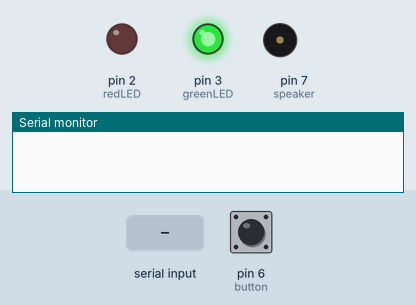
Bench run of a sketch on a simulated Arduino Uno, built with avr-gcc and run on an emulated ATmega328P. Shown: output pins drawn as LEDs (lit = HIGH), buzzer (waves = sounding), the last lines printed to the serial monitor. Inputs (shaded band) come from the test bench; at power-on: pin 6 (button) LOW. Random numbers use the default seed unless the sketch sets one.

Above: at 1.2 s.
1.3 s: "G" received over Serial
At 2.0 s:
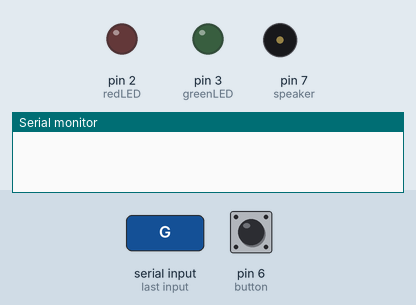
4.3 s: "R" received over Serial
At 5.7 s:
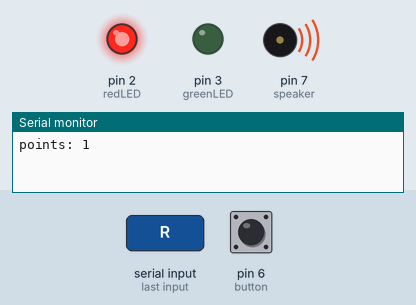
7.3 s: "1" received over Serial
At 10.0 s:
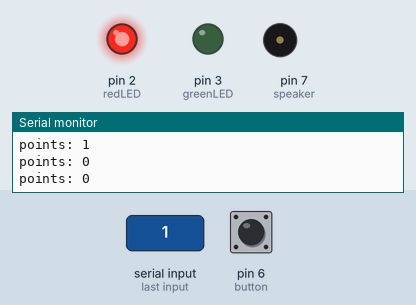
10.3 s: "0" received over Serial
At 11.1 s:
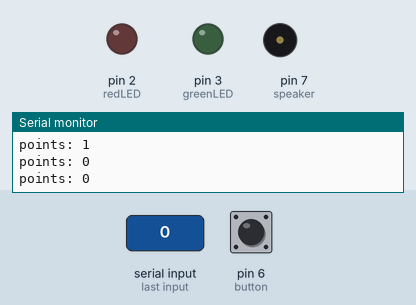
Timing chart, 0 to 14.1 s (numbered marks = the images above; inputs shaded):
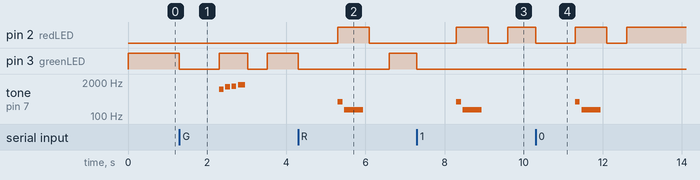

Measured:
- after the input at 1.3 s, pin 3 (greenLED): HIGH → LOW at once, → HIGH 1.0 s later, → LOW 0.72 s later, → HIGH 0.50 s later; tone on pin 7 (speaker): plays 1047 Hz for 0.12 s, 1319 Hz for 0.12 s, 1397 Hz for 0.12 s, 1568 Hz for 0.18 s, starting after 1.0 s
- after the input at 4.3 s, pin 2 (redLED): LOW → HIGH after 1.0 s, → LOW 0.80 s later; pin 3 (greenLED): HIGH → LOW at once, → HIGH 2.3 s later; tone on pin 7 (speaker): silent → 349 Hz after 1.0 s, → silent 0.12 s later, → 175 Hz 0.04 s later, → silent 0.48 s later
- after the input at 7.3 s, pin 2 (redLED): LOW → HIGH after 1.0 s, → LOW 0.80 s later, → HIGH 0.50 s later; pin 3 (greenLED): HIGH → LOW at once; tone on pin 7 (speaker): silent → 349 Hz after 1.0 s, → silent 0.12 s later, → 175 Hz 0.04 s later, → silent 0.48 s later
- after the input at 10.3 s, pin 2 (redLED): HIGH → LOW at once, → HIGH 1.0 s later, → LOW 0.80 s later, → HIGH 0.50 s later; tone on pin 7 (speaker): silent → 349 Hz after 1.0 s, → silent 0.12 s later, → 175 Hz 0.04 s later, → silent 0.48 s later

The sketch:

SC_Controller.ino
```cpp
#include "pitches.h"
#include "tunes.h"

#define speaker 7

#define greenLED 3
#define redLED 2
#define button 6

#define dutyCycle 5
#define stoplightDelay 50
#define stoplightDelay 50

int ranVal;

int resetSignal = 0;
int points = 0;

char message = ' ';
char Signal = ' ';

//TODO:
//impliment PWM for LEDs to lower brightness
//impliment UART communication
//impliment input reactions


void setup() {
  // put your setup code here, to run once:
  pinMode(greenLED, OUTPUT);
  pinMode(redLED, OUTPUT);
  pinMode(button, INPUT);
  Serial.begin(9600);

}

void loop() {
  // put your main code here, to run repeatedly:

  //int brightness = map(dutyCycle, 0, 100, 0, 255);

  resetSignal = digitalRead(button);


  if(resetSignal)
  {
    Serial.println("reset");
  }

  ranVal = random(2);

  if(ranVal){
    Signal = 'G';
  }else{
    Signal = 'R';
  }

  //analogWrite(greenLED, brightness);


  // for(int i=0;i<100;i++){
  //   analogWrite(3, OFF);
  //   delay(10);
  // }

  if(Signal == 'G'){
    digitalWrite(greenLED, HIGH);
    digitalWrite(redLED, LOW);
  }

  if(Signal == 'R') {
    digitalWrite(greenLED, LOW);
    digitalWrite(redLED, HIGH);
  }

  while(!Serial.available()) {}

  message = Serial.read();

  digitalWrite(greenLED, LOW);
  digitalWrite(redLED, LOW);

  delay(1000);

  if(message == Signal){
    digitalWrite(greenLED, HIGH);
    playgoodtone();
    digitalWrite(greenLED, LOW);
    delay(500);
    points++;
  }else{
    digitalWrite(redLED, HIGH);
    playbadtone();
    digitalWrite(redLED, LOW);
    delay(500);
    points = 0;
  }

  Serial.print("points: ");
  Serial.println(points);

}
```

pitches.h
```cpp
/*************************************************
 * Public Constants
 *************************************************/

#define NOTE_B0  31
#define NOTE_C1  33
#define NOTE_CS1 35
#define NOTE_D1  37
#define NOTE_DS1 39
#define NOTE_E1  41
#define NOTE_F1  44
#define NOTE_FS1 46
#define NOTE_G1  49
#define NOTE_GS1 52
#define NOTE_A1  55
#define NOTE_AS1 58
#define NOTE_B1  62
#define NOTE_C2  65
#define NOTE_CS2 69
#define NOTE_D2  73
#define NOTE_DS2 78
#define NOTE_E2  82
#define NOTE_F2  87
#define NOTE_FS2 93
#define NOTE_G2  98
#define NOTE_GS2 104
#define NOTE_A2  110
#define NOTE_AS2 117
#define NOTE_B2  123
#define NOTE_C3  131
#define NOTE_CS3 139
#define NOTE_D3  147
#define NOTE_DS3 156
#define NOTE_E3  165
#define NOTE_F3  175
#define NOTE_FS3 185
#define NOTE_G3  196
#define NOTE_GS3 208
#define NOTE_A3  220
#define NOTE_AS3 233
#define NOTE_B3  247
#define NOTE_C4  262
#define NOTE_CS4 277
#define NOTE_D4  294
#define NOTE_DS4 311
#define NOTE_E4  330
#define NOTE_F4  349
#define NOTE_FS4 370
#define NOTE_G4  392
#define NOTE_GS4 415
#define NOTE_A4  440
#define NOTE_AS4 466
#define NOTE_B4  494
#define NOTE_C5  523
#define NOTE_CS5 554
#define NOTE_D5  587
#define NOTE_DS5 622
#define NOTE_E5  659
#define NOTE_F5  698
#define NOTE_FS5 740
#define NOTE_G5  784
#define NOTE_GS5 831
#define NOTE_A5  880
#define NOTE_AS5 932
#define NOTE_B5  988
#define NOTE_C6  1047
#define NOTE_CS6 1109
#define NOTE_D6  1175
#define NOTE_DS6 1245
#define NOTE_E6  1319
#define NOTE_F6  1397
#define NOTE_FS6 1480
#define NOTE_G6  1568
#define NOTE_GS6 1661
#define NOTE_A6  1760
#define NOTE_AS6 1865
#define NOTE_B6  1976
#define NOTE_C7  2093
#define NOTE_CS7 2217
#define NOTE_D7  2349
#define NOTE_DS7 2489
#define NOTE_E7  2637
#define NOTE_F7  2794
#define NOTE_FS7 2960
#define NOTE_G7  3136
#define NOTE_GS7 3322
#define NOTE_A7  3520
#define NOTE_AS7 3729
#define NOTE_B7  3951
#define NOTE_C8  4186
#define NOTE_CS8 4435
#define NOTE_D8  4699
#define NOTE_DS8 4978
```

tunes.h
```cpp
int NOTE_DUR = 60;

int speaker = 7;

void play(int note, int dur) {
  tone(speaker, note);
  delay(dur * NOTE_DUR);
  noTone(speaker);
  delay(dur * NOTE_DUR/3);
}

playgoodtone(){
  play(NOTE_C6, 2);
  play(NOTE_E6, 2);
  play(NOTE_F6, 2);
  play(NOTE_G6, 3);
}

playbadtone(){
  play(NOTE_F4, 2);
  play(NOTE_F3, 8);
}
```
